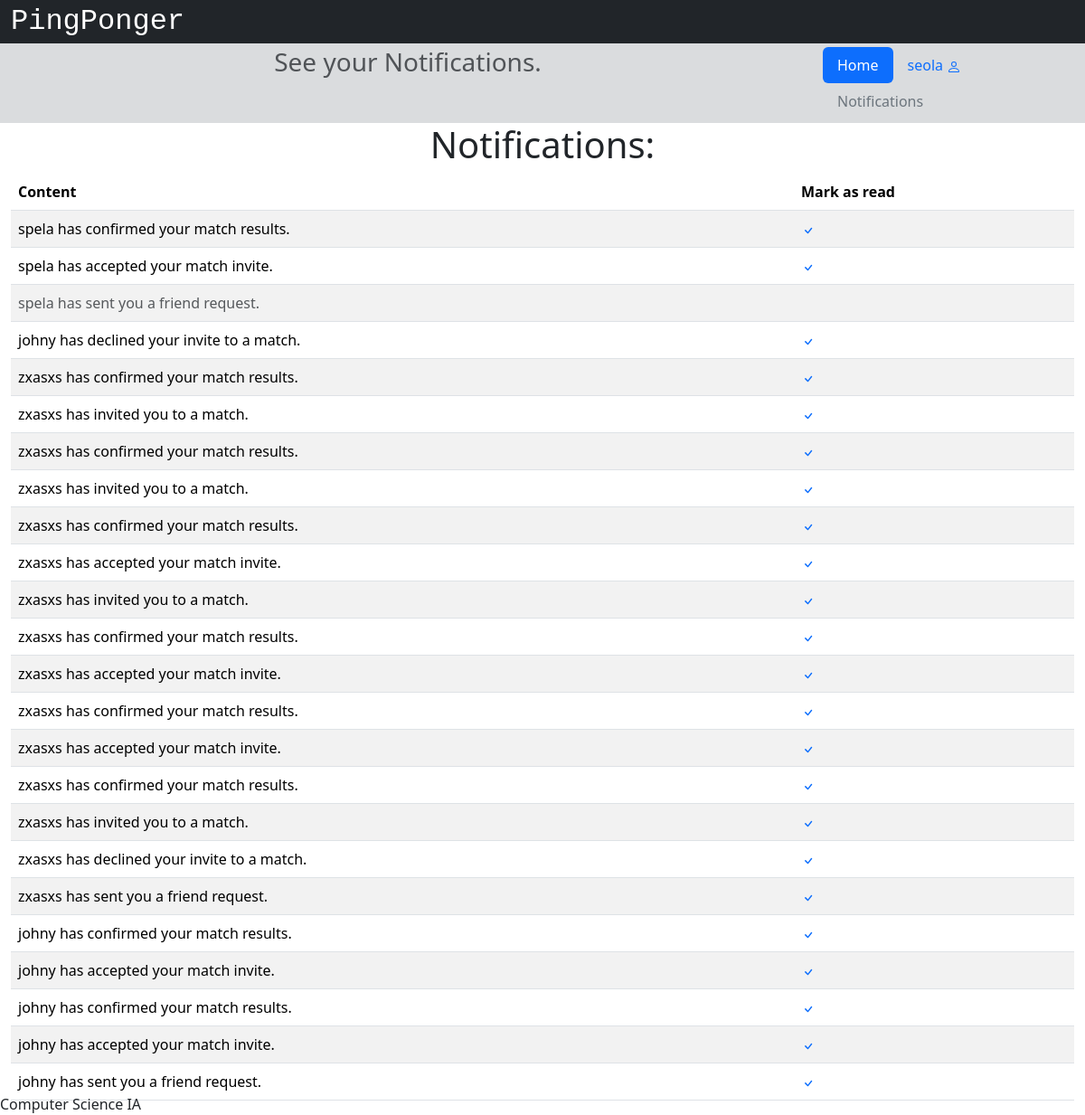
The page /notifications (signed in) on the database as committed earlier.
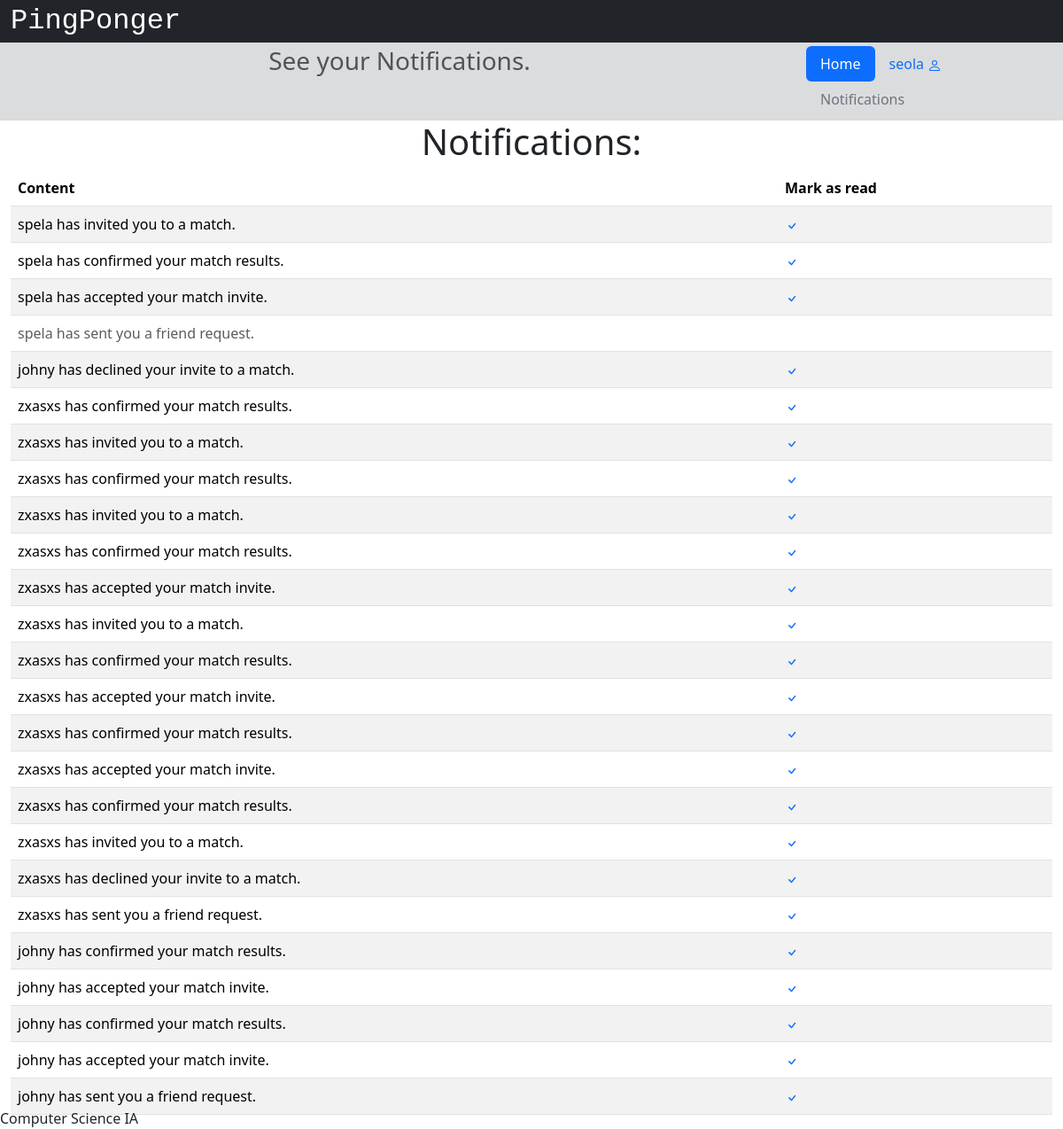
The same page on the database as committed later.
### app/models.py (models this page shows, shortened)
class User(db.Model, UserMixin):
    __tablename__ = 'users'
    id = db.Column(db.Integer, primary_key=True)
    username = db.Column(db.String(32), nullable=False)
    email = db.Column(db.String(320), index=True, unique=True, nullable=False)
    password_hash = db.Column(db.String(128))
    join_date = db.Column(db.DateTime(timezone=True), default=datetime.now)
    experience = db.Column(db.String(12))
    age_group = db.Column(db.String(6))
    location_id = db.Column(db.Integer, db.ForeignKey('locations.id'))
    location = db.relationship('Location', back_populates='users')
    notifications = db.Relationship('Notification', back_populates='user', order_by='Notification.id.desc()')

class Notification(db.Model):
    id = db.Column(db.Integer, primary_key=True)
    content = db.Column(db.Text())
    read = db.Column(db.Boolean)
    type = db.Column(db.String(3))
    user_id = db.Column(db.Integer, db.ForeignKey('users.id'))
    user = db.relationship('User', back_populates='notifications')

### app/views.py (the view)
@app.route('/notifications')
@login_required
def notifications():
    session['url'] = url_for('notifications')
    return render_template('notifications.html', notifications=current_user.notifications)

### app/views.py (called while the page is built)
@login_manager.user_loader
def load_user(user_id):
    return User.query.get(int(user_id))

### app/templates/notifications.html (shortened to what this page needs)
{% extends "base.html" %}
{% block head %}
    {{ super() }}
{% endblock %}
{% block pagetitle %}See your Notifications.{% endblock %}
{% block content %}
<div class="container-fluid">
    <div class="row d-flex justify-content-evenly">
        <div class="col d-flex justify-content-evenly">
            <h1>Notifications:</h1>
        </div>
    </div>
    <div class="row d-flex justify-content-evenly">
        <div class="col d-flex justify-content-evenly">
            {% if notifications|length == 0 %}
            <div class="text-center">
                <h3>You don't have any notifications yet.</h3>
            </div>
            {% else %}
            <table class="table table-striped table-hover">
                <thead>
                <tr>
                    <th scope="col">Content</th>
                    <th scope="col">Mark as read</th>
                </tr>
                </thead>
                <tbody>
                    {% for i in notifications %}
                    {% if i.read %}
                        <tr>
                            <td class="text-muted">{{i.content}}</td>
                            <td></td>
                        </tr>
                    {% else %}
                        <tr>
                            <td>{{i.content}}</td>
                            <td>
                                <a href="/notifications/{{i.id}}/read">
                                    <svg xmlns="http://www.w3.org/2000/svg" width="16" height="16" fill="currentColor" class="bi bi-check" viewBox="0 0 16 16">
                                        <path d="M10.97 4.97a.75.75 0 0 1 1.07 1.05l-3.99 4.99a.75.75 0 0 1-1.08.02L4.324 8.384a.75.75 0 1 1 1.06-1.06l2.094 2.093 3.473-4.425a.267.267 0 0 1 .02-.022z"/>
                                      </svg>
                                </a>
                            </td>
                        </tr>
                    {% endif %}
                    {% endfor %}
                </tbody>
            </table>
            {% endif %}
        </div>
    </div>
</div>
{% endblock %}

### app/templates/base.html (shortened to what this page needs)
<!DOCTYPE html>
<html lang="en">
    <head>
        {% block head %}
        <link href="https://cdn.jsdelivr.net/npm/bootstrap@5.3.2/dist/css/bootstrap.min.css" rel="stylesheet">
        <link rel="stylesheet" href="https://cdnjs.cloudflare.com/ajax/libs/font-awesome/4.7.0/css/font-awesome.min.css">
        <link rel="stylesheet" href="{{ url_for('static', filename='style.css') }}">
        {% endblock %}
    </head>
    <body>
        <div id="header">
            {% block header %}
            <div class="container-fluid">
                <div class="row bg-dark">
                    <a class="navbar-brand text-white" style="font-size: 2rem; font-family: var(--bs-font-monospace) !important;" href="/">PingPonger</a>
                </div>
                <div class="row bg-secondary bg-opacity-25 p-1">
                    <div class="col-9">
                        <h3 class="text-muted d-flex justify-content-center">
                            {% block pagetitle %}{% endblock %}
                        </h3>
                        </div>
                        <div class="col-3 d-flex justify-content-end">
                            <ul class="nav nav-pills">
                                <li class="nav-item">
                                    <a class="nav-link active" href="/">Home</a>
                                </li>
                                <li class="nav-item">
                                    {% if current_user.is_authenticated %}
                                        <li class="nav-item">
                                            <a class="nav-link" href="{{url_for('profile', username=current_user.username, userID=current_user.id)}}">{{current_user.username}}
                                            </a>
                                        </li>
                                        {% else %}
                                        <li class="nav-item">
                                            <a class="nav-link" href="/login">Log In</a>
                                        </li>
                                    {% endif %}
                                </li>
                                <li class="nav-item">
                                    <a class="nav-link text-secondary" href="/notifications">Notifications</a>
                                </li>
                            </ul>
                        </div>
                    </div>
                </div>
            {% endblock %}
        </div>
        <div id="content">{% block content %}{% endblock %}</div>
        <div id="footer" class="fixed-bottom">
            {% block footer %}
            Computer Science IA
            {% endblock %}
        </div>
    </body>
</html>

### app/static/style.css (style rules this page uses)
div { text-align: justify; text-justify: inter-word; }

Rows that differ between the two databases and show on the page:
added Notification: content "spela has invited you to a match."
